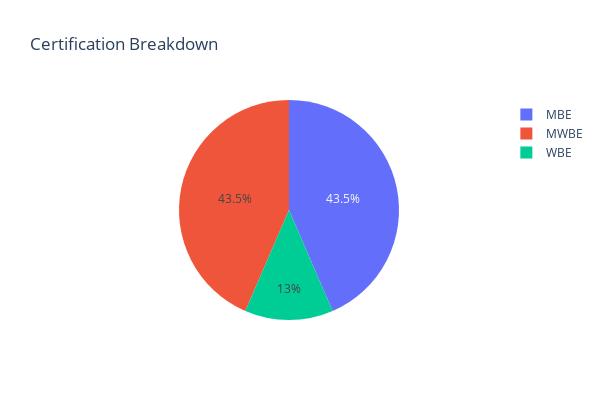

The code cell stored with this chart in its notebook:
### Markdown cell above
##### **3.5 Certification Breakdown**

This analysis presents the Certification Breakdown of businesses in District 7, focusing on certifications such as MBE (Minority Business Enterprise), WBE (Women Business Enterprise), MWBE (Minority and Women Business Enterprise), and others. This pie chart visually represents the distribution of these certification types, highlighting the diversity within the district’s business community. The pie chart categorizes businesses based on their certification type, showcasing the proportion of each type within District 7.

### Code cell
certification_breakdown = df_district7_new['mbe_wbe_cert'].value_counts().reset_index()
certification_breakdown.columns = ['Certification Type', 'Count']
fig_certification_breakdown = px.pie(certification_breakdown, names='Certification Type', values='Count',
                                     title='Certification Breakdown')
fig_certification_breakdown.update_layout(width=600, height=400)
fig_certification_breakdown.show()

### Figure 1 — Plotly figure (JSON) as saved in the notebook; plotly's stock layout.template omitted (floating-point values rounded to 4 significant figures)
{"data": [{"domain": {"x": [0, 1], "y": [0, 1]}, "hovertemplate": "Certification Type=%{label}<br>Count=%{value}<extra></extra>", "labels": ["MBE", "MWBE", "WBE"], "legendgroup": "", "name": "", "showlegend": true, "type": "pie", "values": [77, 77, 23]}], "layout": {"height": 400, "legend": {"tracegroupgap": 0}, "title": {"text": "Certification Breakdown"}, "width": 600}}
